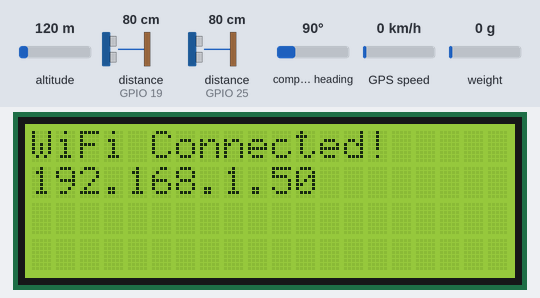
A sketch run on a simulated ESP32. Shown: 20×4 character LCD. Wiring (inferred from the names in the program): 2 × ultrasonic range finder: trigger GPIO 18, echo GPIO 19 / trigger GPIO 26, echo GPIO 25. The test bench sets the inputs (shaded band); at power-on: distance to the obstacle (sensors on GPIO 19, GPIO 25) 80 cm, weight on the scale 0 g, altitude 120 m, compass heading 90°, GPS speed 0 km/h. The echo pulse lasts 58.3 µs per cm; WiFi joins after 1.5 s; servers stay silent unless stated; uploads are accepted with an empty reply; EEPROM starts erased; the GPS gets a fix after 3 s at 37.7749, -122.4194 with 8 satellites; what the sketch prints to the serial monitor is not drawn.

Above: at 2.7 s.
7.9 s: distance to the obstacle (sensor on GPIO 19) set to 2 cm
At 10.3 s:
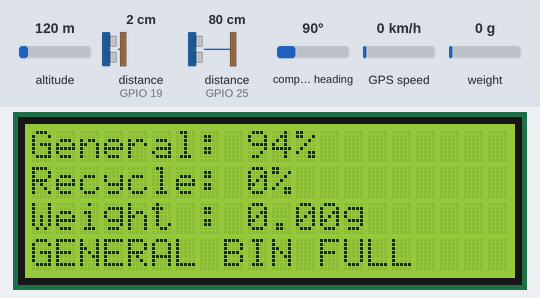
11.5 s: distance to the obstacle (sensor on GPIO 25) set to 2 cm
At 18.4 s:
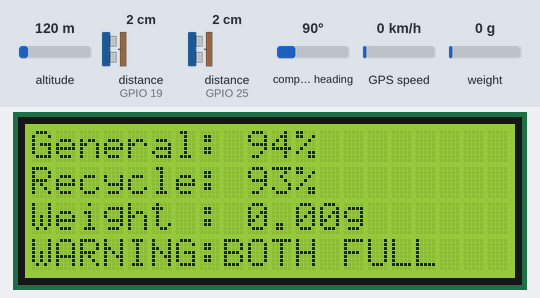
19.4 s: distance to the obstacle (sensor on GPIO 19) set to 4 cm
At 26.9 s:
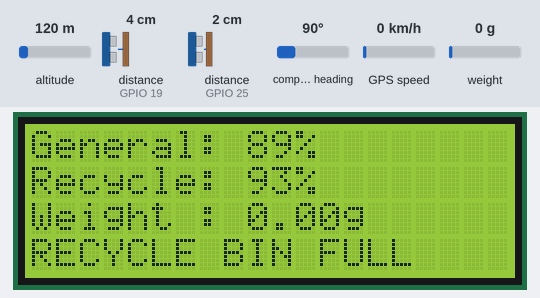
27.4 s: distance to the obstacle (sensor on GPIO 25) set to 4 cm
At 35.1 s:
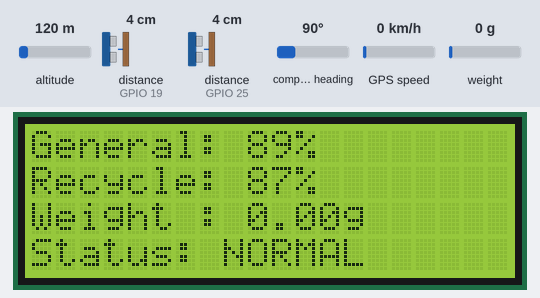
35.4 s: weight on the scale set to 100 g
At 42.6 s:
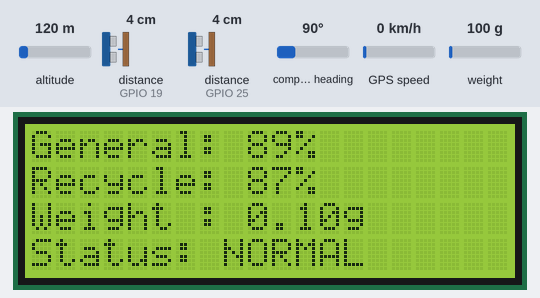
43.4 s: weight on the scale set to 1250 g
At 51.2 s:
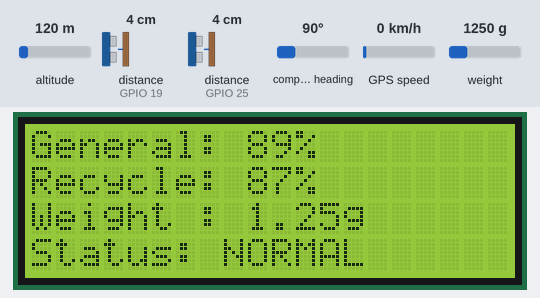
Timing chart, 0 to 52.4 s (numbered marks = the images above; inputs shaded):
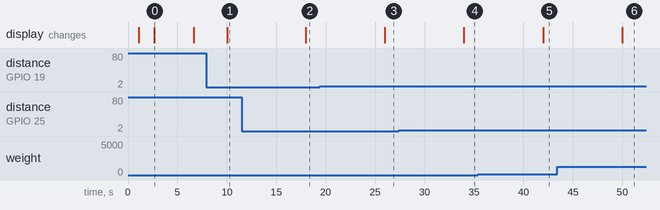

The sketch:

smart_bin_firmware.ino
```cpp
#include <HTTPClient.h>
#include <WiFi.h>
#include <WiFiClientSecure.h> // Added for HTTPS support
#include <Wire.h>
#include <LiquidCrystal_I2C.h>
#include <HX711.h>
#include <TinyGPS++.h>
#include <EEPROM.h>

const char* ssid = "MOSES";
const char* password = "mmmmmmmm";

// Updated URL to HTTPS PythonAnywhere domain
const char* serverURL = "https://basili.pythonanywhere.com/api/iot/";

#define HX_DT 4
#define HX_SCK 5
#define GPS_RX 17
#define GPS_TX 16
#define TRIG1 18
#define ECHO1 19
#define TRIG2 26
#define ECHO2 25
#define I2C_SDA 21
#define I2C_SCL 22

#define EEPROM_SIZE 64
#define CAL_FACTOR_ADDR 0

const float GENERAL_HEIGHT = 35.0;
const float RECYCLE_HEIGHT = 30.0;
const int FULL_LEVEL = 90;

float calibration_factor = -7050.0;

LiquidCrystal_I2C lcd(0x27, 20, 4);
HX711 scale;
TinyGPSPlus gps;
HardwareSerial GPS(2);

unsigned long lastRead = 0;
const unsigned long READ_INTERVAL = 8000;

float readDistance(int trig, int echo) {
  digitalWrite(trig, LOW);
  delayMicroseconds(2);
  digitalWrite(trig, HIGH);
  delayMicroseconds(10);
  digitalWrite(trig, LOW);
  long d = pulseIn(echo, HIGH, 30000);
  if (d == 0) return -1;
  return d * 0.0343 / 2.0;
}

float readAverageDistance(int trig, int echo) {
  float sum = 0;
  int ok = 0;
  for (int i = 0; i < 10; i++) {
    float v = readDistance(trig, echo);
    if (v > 2 && v < 400) {
      sum += v;
      ok++;
    }
    delay(20);
  }
  if (ok == 0) return -1;
  return sum / ok;
}

float levelPercent(float dist, float h) {
  if (dist < 0) return -1;
  float p = ((h - dist) / h) * 100.0;
  if (p < 0) p = 0;
  if (p > 100) p = 100;
  return p;
}

float readWeight() {
  if (scale.is_ready()) {
    float w = scale.get_units(15);
    if (w < 0) w = 0;
    return w;
  } else {
    Serial.println("HX711 not found.");
    return 0;
  }
}

void updateLCD(float w, float r, float kg) {
  lcd.clear();
  lcd.setCursor(0, 0); lcd.print("General: "); lcd.print(w, 0); lcd.print("%");
  lcd.setCursor(0, 1); lcd.print("Recycle: "); lcd.print(r, 0); lcd.print("%");
  lcd.setCursor(0, 2); lcd.print("Weight : "); lcd.print(kg, 2); lcd.print("g");
  lcd.setCursor(0, 3);
  if (w >= FULL_LEVEL && r >= FULL_LEVEL) lcd.print("WARNING:BOTH FULL");
  else if (w >= FULL_LEVEL) lcd.print("GENERAL BIN FULL");
  else if (r >= FULL_LEVEL) lcd.print("RECYCLE BIN FULL");
  else lcd.print("Status: NORMAL");
}

void initWiFi() {
  lcd.clear();
  lcd.setCursor(0, 0);
  lcd.print("Connecting WiFi...");
  WiFi.begin(ssid, password);
  int attempts = 0;
  while (WiFi.status() != WL_CONNECTED && attempts < 20) {
    delay(500);
    Serial.print(".");
    attempts++;
  }
  lcd.clear();
  if (WiFi.status() == WL_CONNECTED) {
    Serial.println("\nWiFi Connected!");
    Serial.println(WiFi.localIP());
    lcd.setCursor(0, 0);
    lcd.print("WiFi Connected!");
    lcd.setCursor(0, 1);
    lcd.print(WiFi.localIP().toString());
  } else {
    lcd.print("WiFi Failed!");
  }
  delay(2000);
}

void setup() {
  Serial.begin(115200);
  Wire.begin(I2C_SDA, I2C_SCL);
  lcd.init();
  lcd.backlight();
  lcd.setCursor(0, 0);
  lcd.print("   SMART BIN v1.0   ");
  delay(1000);

  EEPROM.begin(EEPROM_SIZE);
  initWiFi();

  pinMode(TRIG1, OUTPUT);
  pinMode(ECHO1, INPUT);
  pinMode(TRIG2, OUTPUT);
  pinMode(ECHO2, INPUT);

  float saved_calibration;
  EEPROM.get(CAL_FACTOR_ADDR, saved_calibration);
  if (!isnan(saved_calibration) && saved_calibration != 0 && saved_calibration != -1.0) {
    calibration_factor = saved_calibration;
  }

  scale.begin(HX_DT, HX_SCK);
  scale.set_scale(calibration_factor);
  scale.tare();

  GPS.begin(9600, SERIAL_8N1, GPS_RX, GPS_TX);
  Serial.println("Smart Bin Setup Complete.");
  delay(1000);
  lcd.clear();
}

void loop() {
  while (GPS.available() > 0) {
    gps.encode(GPS.read());
  }

  if (millis() - lastRead >= READ_INTERVAL) {
    lastRead = millis();

    if (WiFi.status() != WL_CONNECTED) {
      Serial.println("WiFi disconnected! Reconnecting...");
      WiFi.disconnect();
      delay(1000);
      WiFi.begin(ssid, password);
      delay(3000);
      return;
    }

    float d1 = readAverageDistance(TRIG1, ECHO1);
    float d2 = readAverageDistance(TRIG2, ECHO2);
    float waste = levelPercent(d1, GENERAL_HEIGHT);
    float recycle = levelPercent(d2, RECYCLE_HEIGHT);
    float weight = readWeight();

    updateLCD(waste, recycle, weight);

    double lat = -1, lon = -1;
    if (gps.location.isValid()) {
      lat = gps.location.lat();
      lon = gps.location.lng();
    }

    Serial.printf("General Level: %.1f%%  Recycle: %.1f%%  Weight: %.2fg\n", waste, recycle, weight);
    Serial.printf("Lat: %.6f  Lon: %.6f\n", lat, lon);

    String payload = "{";
    payload += "\"bin_id\":\"BIN001\",";
    payload += "\"waste_level\":" + String(waste, 1) + ",";
    payload += "\"recycle_level\":" + String(recycle, 1) + ",";
    payload += "\"recycle_weight\":" + String(weight, 2) + ",";
    payload += "\"latitude\":" + String(lat, 6) + ",";
    payload += "\"longitude\":" + String(lon, 6);
    payload += "}";

    Serial.println("Payload: " + payload);

    // Setup SSL / HTTPS connection
    WiFiClientSecure client;
    client.setInsecure(); // Allows HTTPS requests without hardcoding CA certificates

    HTTPClient http;
    http.begin(client, serverURL);
    http.addHeader("Content-Type", "application/json");
    http.setTimeout(10000);

    int httpResponseCode = http.POST(payload);

    if (httpResponseCode > 0) {
      Serial.print("Server OK: ");
      Serial.println(httpResponseCode);
    } else {
      Serial.print("HTTP Error: ");
      Serial.println(http.errorToString(httpResponseCode));
    }
    http.end();
  }
}
```

Measured:
- after the input at 7.9 s, the display: changes after 2.1 s (image 1)
- after the input at 11.5 s, the display: changes after 6.5 s (image 2)
- after the input at 19.4 s, the display: changes after 6.6 s (image 3)
- after the input at 27.4 s, the display: changes after 6.6 s (image 4)
- after the input at 35.4 s, the display: changes after 6.6 s (image 5)
- after the input at 43.4 s, the display: changes after 6.6 s (image 6)
- what the display in image 0 shows lasts 4.1 s, from 2.6 s to 6.7 s
